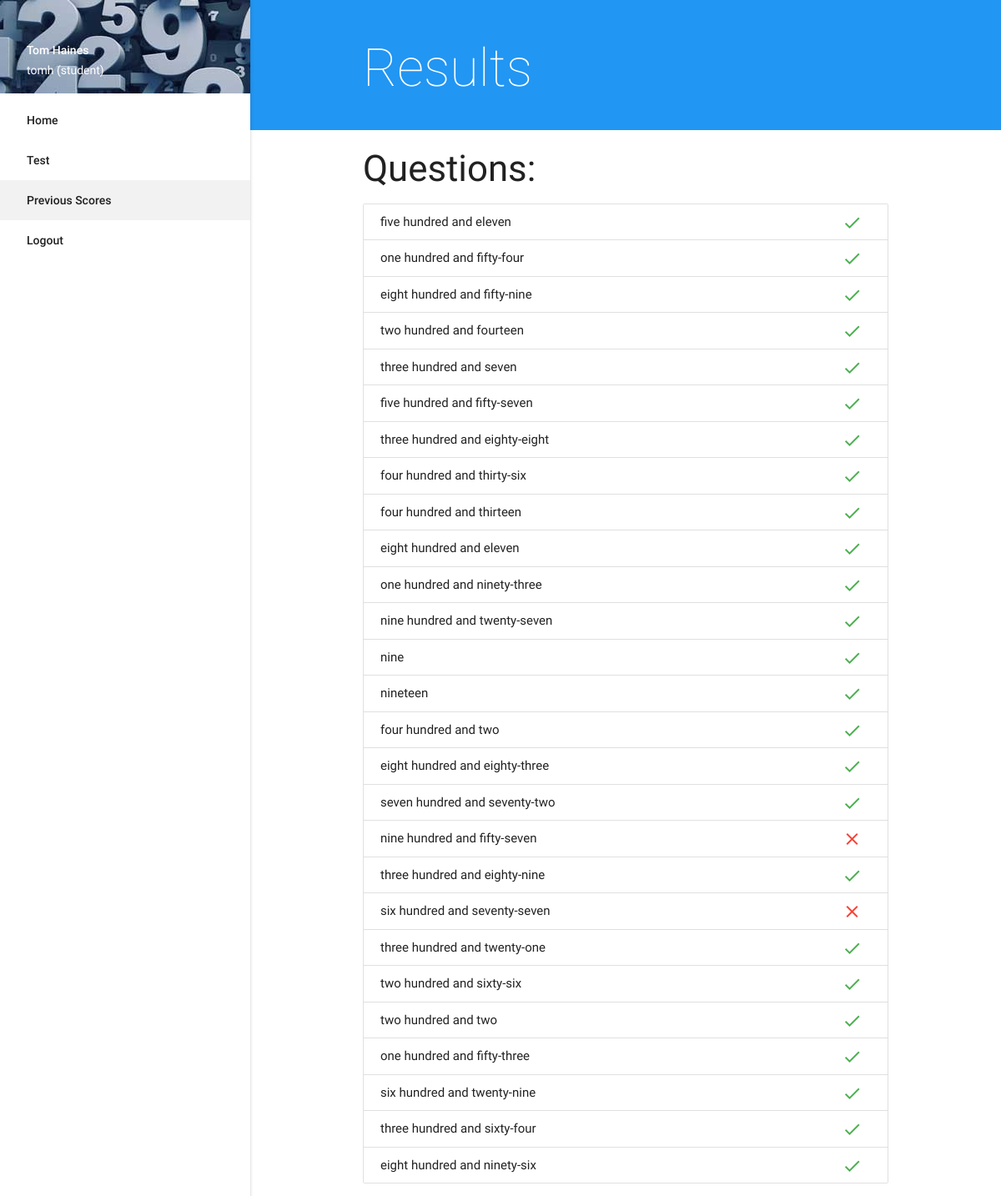
Page /student/results/ (signed in) on the committed database.
### namesfornumbers/models.py (models this page shows, shortened)
class User(db.Model):
    id = db.Column(db.Integer, primary_key=True)
    name = db.Column(db.String(80))
    username = db.Column(db.String(20))
    password = db.Column(db.LargeBinary())
    role = db.Column(db.String(10))
    is_authenticated = True
    is_active = True
    is_anonymous = False
    questions = db.relationship("Question", backref="student", lazy="dynamic")
    teacher_id = db.Column(db.Integer, db.ForeignKey('user.id'))
    students = db.relationship("User", backref="teacher", lazy="dynamic",
                               remote_side=id, uselist=True)  # This somehow made a many-to-many relationship

class Question(db.Model):
    id = db.Column(db.Integer, primary_key=True)
    question_type = db.Column(db.Integer)
    question_text = db.Column(db.String(80))
    question_answer = db.Column(db.Integer)
    correct = db.Column(db.Boolean)
    student_id = db.Column(db.Integer, db.ForeignKey('user.id'))

### namesfornumbers/student/views.py (the view)
@student_blueprint.route('/results/')
@login_required
@must_be_student
def results():
    completed_questions = current_user.questions.order_by(desc(Question.id)).limit(10)
    all_questions = current_user.questions.order_by(desc(Question.id)).limit(100)
    def decimal_correct(completed_questions):
        amount_correct = 0
        for question in completed_questions:
            print(question.correct)
            if question.correct:
                amount_correct += 1
        return amount_correct
    percent_correct = decimal_correct(completed_questions) * 10
    jumbo = request.args.get('jumbo')
    return render_template(
        'student/results.html',
        active="results",
        percent_correct=percent_correct,
        all_questions=all_questions,
        jumbo=jumbo)

### namesfornumbers/__init__.py (called while the page is built)
@login_manager.user_loader
def user_loader(user_id):
    return User.query.get(user_id)

### namesfornumbers/student/views.py (called while the page is built)
def must_be_student(func):  # Check that the current user is actually a student
    @wraps(func)  # Use built-in boilerplate code
    def mustbestudent(*args, **kwargs):
        if current_user.role != "student":
            return abort(401)
        else:
            return func(*args,
                        **kwargs)  # If all fine, execute function anyway
    return mustbestudent

### namesfornumbers/templates/student/results.html
{% extends 'base.html' %}
{% block content %}
<div class="section blue white-text">
<div class="container">
     {% if jumbo %}
     <i style="font-size :4rem" class="material-icons">assessment</i><h1 style="font-weight:100">You just scored: {{ percent_correct }}%</h1>
     {% else %}
     <h1 style="font-weight:100">Results</h1>
    {% endif %}
</div>
</div>
<div class="container">
    <h3>Questions:</h3>
    <ul class="collection">
        {% for question in all_questions %}
                <li class="collection-item">
                    {{question.question_text}}
                    <span class="badge">
                        {% if question.correct %}
                            <i class="material-icons green-text">done</i>
                        {% else %}
                            <i class="material-icons red-text">close</i>
                        {% endif %}
                    </span>
                </li>
        {% endfor %}
    </ul>
</div>
{% endblock %}

### namesfornumbers/templates/base.html (shortened to what this page needs)
<html>
    <head>
        {% block head %}
        <link type="text/css" rel="stylesheet" href="{{ url_for('static', filename='css/materialize.min.css') }}" media="screen,projection" />
        {% if no_side_nav %}{% else %}
        <link type="text/css" rel="stylesheet" href="{{ url_for('static', filename='css/custom.css') }}"/>
        {% endif %}
        {% endblock %}
    </head>
    <body>
        {% block sidenav %}
        {% include 'nav.html' %}
        {% endblock %}
        <main>
        {% block content %}{% endblock %}
        </main>
    </body>
</html>

### namesfornumbers/templates/nav.html
<ul id="slide-out" class="side-nav fixed">
    <li>
        <div class="user-view">
            <div class="background">
                <img src="{{ url_for('static', filename='img/number.jpg') }}">
            </div>
            <span class="white-text name">{{ current_user.name }}</span>
            <span class="white-text email">{{ current_user.username }} ({{current_user.role}})</span>
        </div>
    </li>
    <li {% if active and active == "home" %}class="active"{% endif %}><a href="/{{ current_user.role }}/home">Home</a></li>
    {% if current_user.role == "student" %}
    <li {% if active and active == "test" %}class="active"{% endif %}><a href="/student/test">Test</a></li>
    <li {% if active and active == "results" %}class="active"{% endif %}><a href="/student/results/">Previous Scores</a></li>
    {% else %}
    <li {% if active and active=="students" %}class="active" {% endif %}><a href="/teacher/students">Students</a></li>
    <li {% if active and active=="results" %}class="active" {% endif %}><a href="/teacher/results">Results</a></li>
    {% endif %}
    <li><a href="/auth/logout/">Logout</a></li>
</ul>

### namesfornumbers/static/css/custom.css (style rules this page uses)
header, main, footer { padding-left: 300px; }

### rows in the picture
User: name "Tom Haines", username "tomh", role "student"
Question: question_text "five hundred and eleven", correct True (drawn)
Question: question_text "one hundred and fifty-four", correct True (drawn)
Question: question_text "eight hundred and fifty-nine", correct True (drawn)
Question: question_text "two hundred and fourteen", correct True (drawn)
Question: question_text "three hundred and seven", correct True (drawn)
Question: question_text "five hundred and fifty-seven", correct True (drawn)
Question: question_text "three hundred and eighty-eight", correct True (drawn)
Question: question_text "four hundred and thirty-six", correct True (drawn)
Question: question_text "four hundred and thirteen", correct True (drawn)
Question: question_text "eight hundred and eleven", correct True (drawn)
Question: question_text "one hundred and ninety-three", correct True (drawn)
Question: question_text "nine hundred and twenty-seven", correct True (drawn)
Question: question_text "nine", correct True (drawn)
Question: question_text "nineteen", correct True (drawn)
Question: question_text "four hundred and two", correct True (drawn)
Question: question_text "eight hundred and eighty-three", correct True (drawn)
Question: question_text "seven hundred and seventy-two", correct True (drawn)
Question: question_text "nine hundred and fifty-seven", correct False (drawn)
Question: question_text "three hundred and eighty-nine", correct True (drawn)
Question: question_text "six hundred and seventy-seven", correct False (drawn)
Question: question_text "three hundred and twenty-one", correct True (drawn)
Question: question_text "two hundred and sixty-six", correct True (drawn)
Question: question_text "two hundred and two", correct True (drawn)
Question: question_text "one hundred and fifty-three", correct True (drawn)
Question: question_text "six hundred and twenty-nine", correct True (drawn)
Question: question_text "three hundred and sixty-four", correct True (drawn)
Question: question_text "eight hundred and ninety-six", correct True (drawn)
